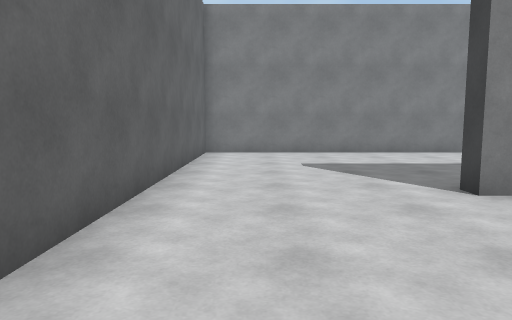
view 1 (above)

21 first-person views from a walk through a Unity game level. The camera is 1.3 m above the floor, tilts 6° down and sees 70° across. The floor is counted in squares, 1.21 m on a side. Each view is taken from the middle of a square. On the plan, view 1 faces up. The plan holds only what a view shows up to about 14 squares ahead; the rest is blank. The place goes on beyond the plan. The player is left out.

view 2
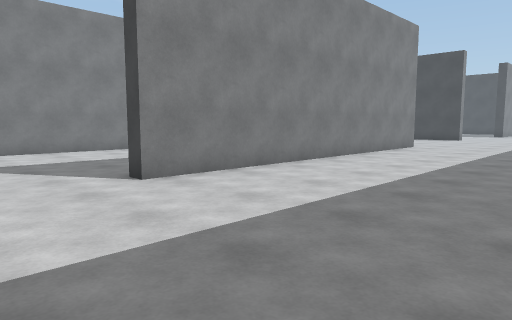

view 3
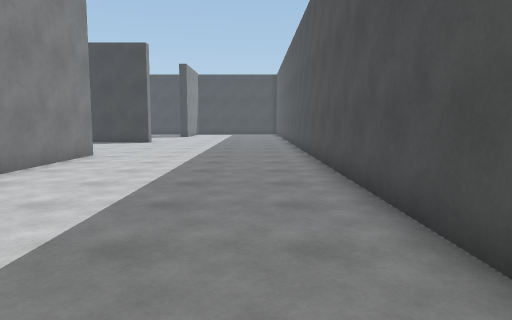

view 4
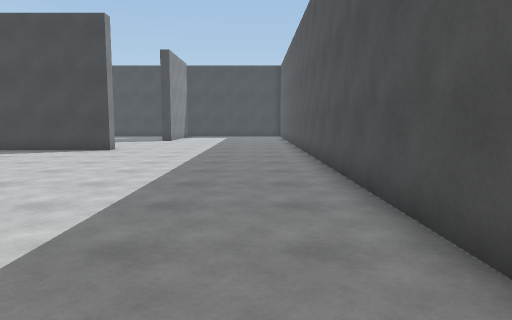

view 5
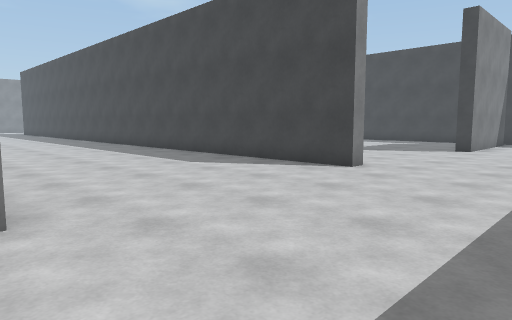

view 6
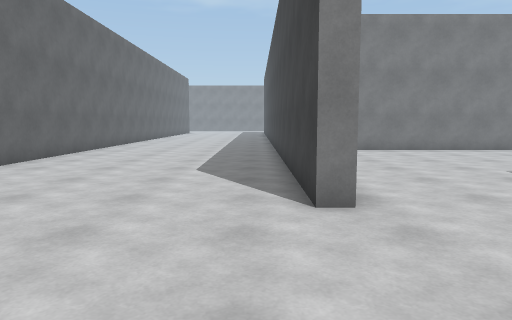

view 7
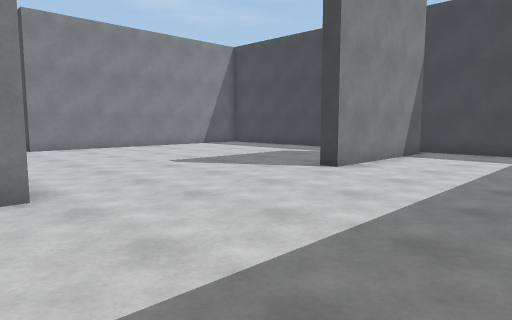

view 8
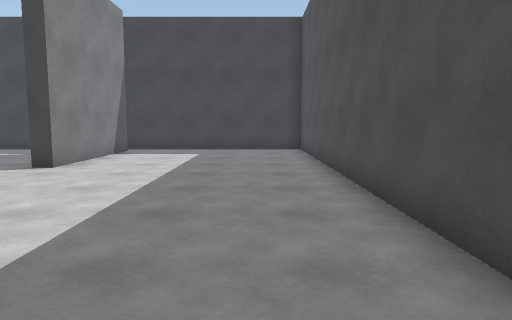

view 9
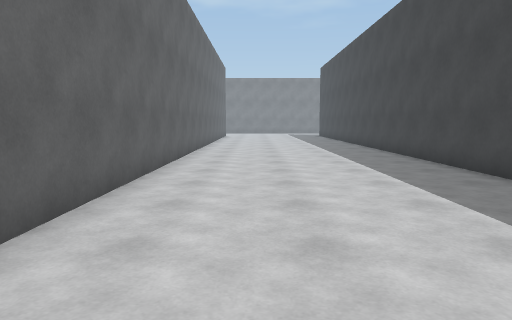

view 10
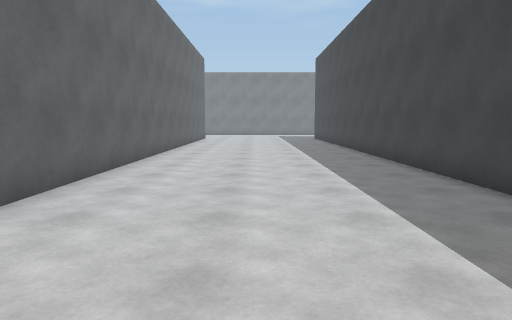

view 11
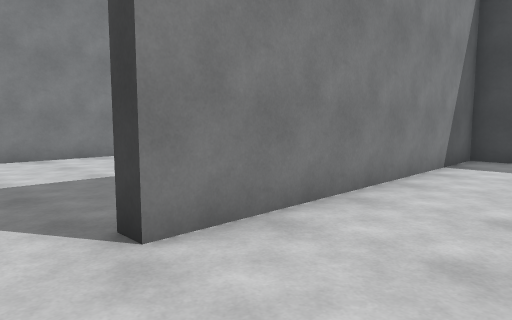

view 12
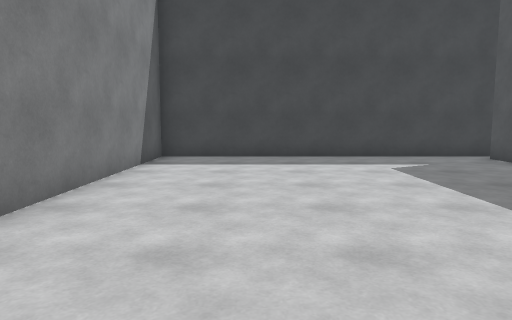

view 13
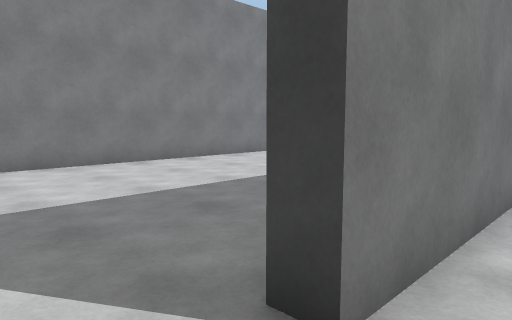

view 14
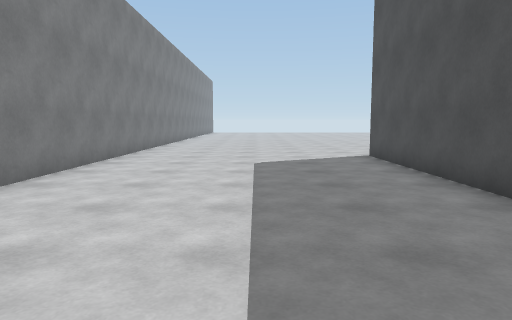

view 15
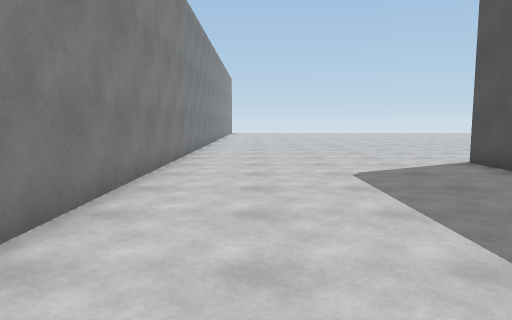

view 16
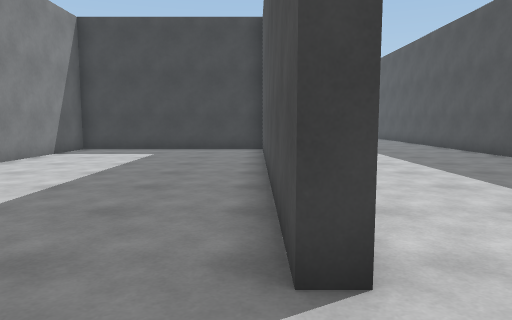

view 17
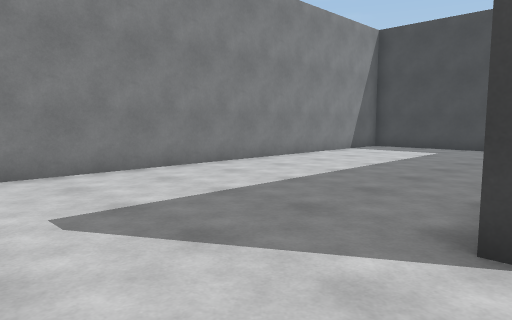

view 18
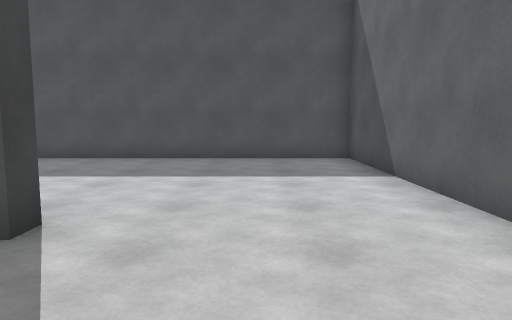

view 19
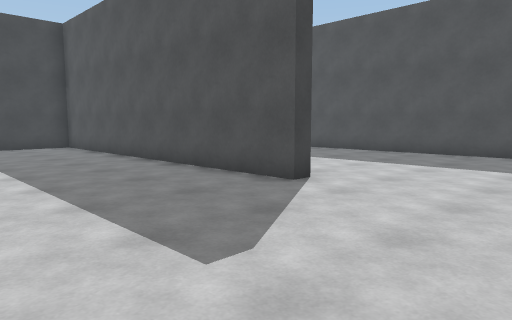

view 20
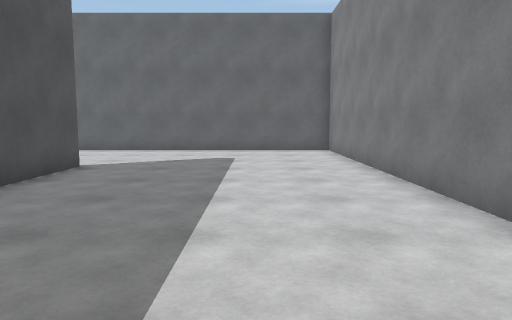

view 21
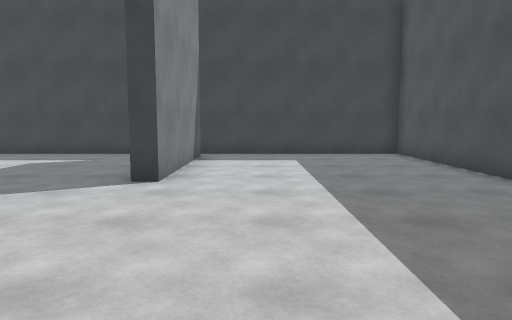

### Floor plan
Points are (right, up) in squares from view 1. A wall is a line through its corners. A room is listed if a view was taken in it or the views show most of it. See-through windows are left out.
Room 1 (views 1, 2, 3, 4, 5, 6, 7, 8, 9, 10, 11, 12, 13, 16, 17, 18, 19, 20, 21)
walls: (15.3, 7.2) (15.3, 9.8); (15.9, 5.2) (3.2, 5.2) (3.2, 5.7) (13.9, 5.7); (15.1, 12.7) (-1.7, 12.7) (-1.7, -1.8) (35.3, -1.8) (35.3, 14.9) (25.5, 14.9); (23.4, 5.5) (22.8, 5.5) (22.8, 26.1); (33.6, 5.2) (34.5, 5.2); (34.6, 4.7) (29.5, 4.7) (29.5, 5.2); (15.8, 26) (15.8, 9.9)
ways out: opening at (24.5, 15) to room 2
Room 2 (views 14, 15)
walls: (29, 15.4) (35.5, 15.4); (25.5, 14.9) (25.5, 15.5); (35.5, 23.2) (25.5, 23.2)
ways out: opening at (24.5, 15) to room 1

Where each view was taken, in squares from view 1:
view 1: 0 up, 0 right, facing up
view 2: 1 down, 0 right, facing up-right
view 3: 0 up, 4 right, facing right
view 4: 0 up, 9 right, facing right
view 5: 1 up, 15 right, facing up-right
view 6: 1 up, 22 right, facing up
view 7: 0 up, 22 right, facing up-right
view 8: 0 up, 21 right, facing right
view 9: 8 up, 18 right, facing up
view 10: 12 up, 19 right, facing up
view 11: 12 up, 24 right, facing up-right
view 12: 12 up, 24 right, facing right
view 13: 14 up, 24 right, facing up-right
view 14: 19 up, 24 right, facing right
view 15: 21 up, 26 right, facing right
view 16: 6 up, 1 right, facing right
view 17: 5 up, 0 right, facing up-right
view 18: 9 up, 1 right, facing down
view 19: 11 up, 1 left, facing down-right
view 20: 10 up, 12 right, facing left
view 21: 3 up, 23 right, facing right
